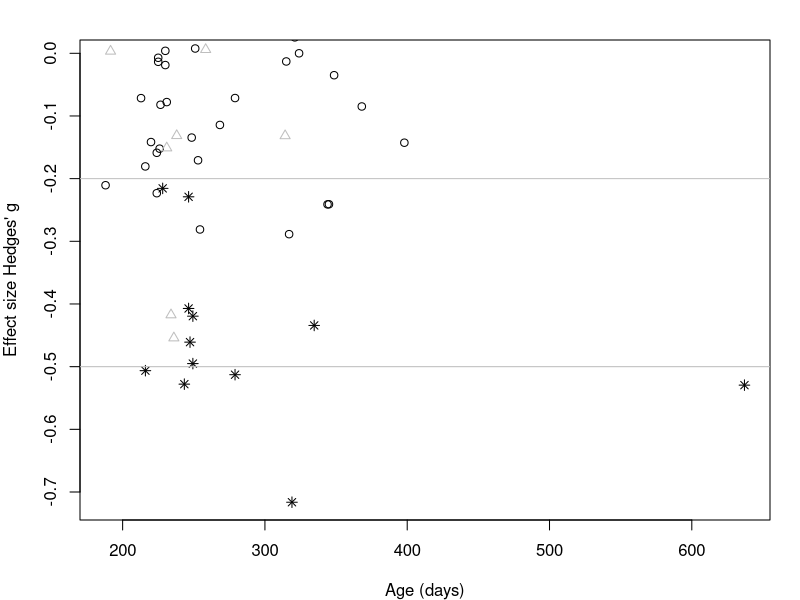
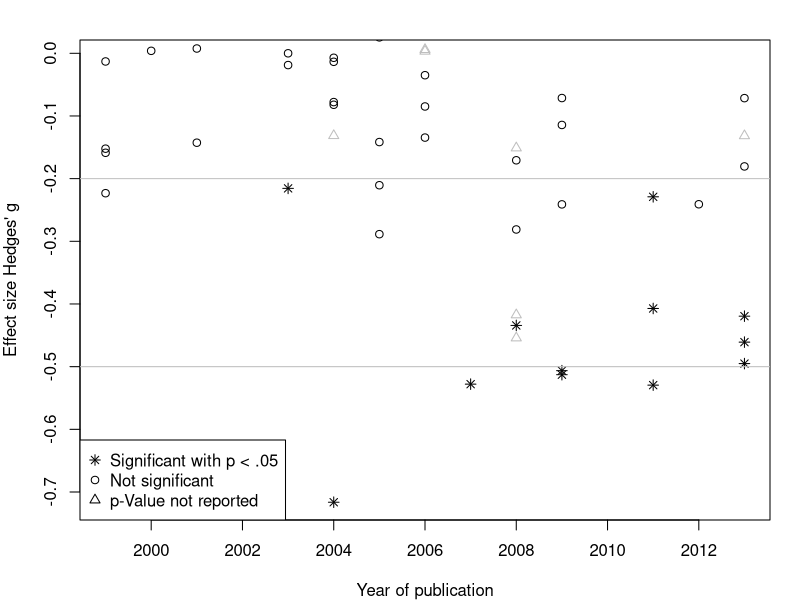

Recreate these plots in R, in order. (Note: this script raises an error after producing the figures.)
#### This script computes several measures of a bias in publishing novelty preferences
#### For further information and questions, see inworddb.acristia.org or mail to inwordb@gmail.com
#### Author: Christina Bergmann & Alejandrina Cristia
#### Date: 01.06.2015
#### Licensed under GPLv3

# Ensure that you set the working directory to where all your scripts and files are, possibly using setwd("Your local directory")

# Read in the database and remove missing entries
read.csv("InWordDBnoOutnoRM_ESg.csv",header=T)->db.noOutnoRM
db.noOutnoRM <- db.noOutnoRM[!is.na(db.noOutnoRM$ESg),]

# Make sure this package is installed
library(metafor)


####################################################################################
#### Publication Bias: Relative frequency of novelty preferences over the years ####
####################################################################################

### Novelty preferences (ESg below -.1 to ensure a small to moderate effect), divided by reported as significant and not reported as significant
### Note: Increase significant when calculating for ALL and only for those with p<.05.
### But there are only very few samples! Even if the same number of twice the number was held back, we would not have a negative ES. 

# not the most elegant solution, but it works
percent_novel <- 0
percent_novel_sig <- 0
percent_novel_nonsig <-0

# Compute the percentage per *publication* year in the database
x <-1
for (i in levels(factor(db.noOutnoRM$JnlYear))) {
  percent_novel[x]<-(length(which(db.noOutnoRM$JnlYear==i & db.noOutnoRM$ESg <= -.1)))*100/(length(which(db.noOutnoRM$JnlYear==i)))
  percent_novel_sig[x]<-(length(which(db.noOutnoRM$JnlYear==i & db.noOutnoRM$ESg <= -.1 & (db.noOutnoRM$p_val_reported <=0.05))))*100/(length(which(db.noOutnoRM$JnlYear==i)))
  percent_novel_nonsig[x]<-(length(which(db.noOutnoRM$JnlYear==i & db.noOutnoRM$ESg <= -.1& (db.noOutnoRM$p_val_reported >=0.05))))*100/(length(which(db.noOutnoRM$JnlYear==i)))
  x=x+1}


# Statistical testing:
cor.test(percent_novel,as.numeric(levels(factor(db.noOutnoRM$JnlYear))), method = "spearman")


# Plot everything to obtain an idea of the 
pdf("Additional_figure_Novelty_preferences_vs_age.pdf",width=7,height=5)
par(mar=c(4,4,2,1.5))
plot(ESg[ESg<0]~meanAge[ESg<0],xlab="Age (days)",ylab="Effect size Hedges' g",type="n", data=db.noOutnoRM)
points(ESg~meanAge, subset = c(p_estim <0.05), pch = 8, data=db.noOutnoRM)
points(ESg~meanAge, subset = c(is.na(p_estim) & p_val_reported <0.05), pch = 8, data=db.noOutnoRM)
points(ESg~meanAge, subset = c(p_estim >0.05), pch = 1, data=db.noOutnoRM)
points(ESg~meanAge, subset = c(is.na(p_estim) & p_val_reported >0.05), pch = 1, data=db.noOutnoRM)
points(ESg~meanAge, subset = c(is.na(p_estim) & is.na(p_val_reported)), pch = 2, col = "gray", data=db.noOutnoRM)

lines(c(0,800),c(-.2, -.2),col="gray")
lines(c(0,800),c(-.5, -.5),col="gray")

#legend("bottomright", c("Significant with p < .05", "Not significant", "p-Value not reported"), pch=c(8, 1, 2))
dev.off()


pdf("Additional_figure_Novelty_preferences_vs_year.pdf",width=7,height=5)
par(mar=c(4,4,2,1.5))
plot(ESg[ESg<0]~JnlYear[ESg<0],xlab="Year of publication",ylab="Effect size Hedges' g",type="n", data=db.noOutnoRM)
points(ESg~JnlYear, subset = c(p_estim <0.05), pch = 8, data=db.noOutnoRM)
points(ESg~JnlYear, subset = c(is.na(p_estim) & p_val_reported <0.05), pch = 8, data=db.noOutnoRM)
points(ESg~JnlYear, subset = c(p_estim >0.05), pch = 1, data=db.noOutnoRM)
points(ESg~JnlYear, subset = c(is.na(p_estim) & p_val_reported >0.05), pch = 1, data=db.noOutnoRM)
points(ESg~JnlYear, subset = c(is.na(p_estim) & is.na(p_val_reported)), pch = 2, col = "gray", data=db.noOutnoRM)

lines(c(1998, 2014),c(-.2, -.2),col="gray")
lines(c(1998, 2014),c(-.5, -.5),col="gray")

legend("bottomleft", c("Significant with p < .05", "Not significant", "p-Value not reported"), pch=c(8, 1, 2))
dev.off()



####################################
#### Publication Bias: P-curving ###
####################################

#To use p-curve app at p-curve.com:
db.noOutnoRM$exact.t[!is.na(db.noOutnoRM$exact.t)] ->ts
db.noOutnoRM$Included[!is.na(db.noOutnoRM$exact.t)] ->dfs
for (it in seq(length(ts))){print(paste("t(", dfs[it], ") = ", ts[it]))}

#copy into excel, remove " and [1] and then copy to app.

# To separately p-curve positive and negative, simply adjust the directon of the comparison to 0
db.noOutnoRM$exact.t[!is.na(db.noOutnoRM$exact.t) & db.noOutnoRM$exact.t <0] ->ts
db.noOutnoRM$Included[!is.na(db.noOutnoRM$exact.t) & db.noOutnoRM$exact.t <0] ->dfs
for (it in seq(length(ts))){print(paste("t(", dfs[it], ") = ", ts[it]))}


#########################################################################################################################
#### Publication Bias: Simulate the number of unpublished effects necessary to observe a switch for older age groups ####
#########################################################################################################################

##### Magic numbers for the simulation

# Set random seed to reproduce effect
set.seed(111)
# Sample 1000 times, adjust it if you want to sample more or less.
number_of_iterations = 1000
# Age in months that is the lower bound of the sample (from which age on would a switch to novelty be expected)
MinAge = 12

##### Initialize everything
subset(db.noOutnoRM, meanAge>(MinAge*30.42))->db_simulation
db_simulation<-db_simulation[,c("ESg","ESg.SE")]
rma(ESg, sei=ESg.SE, data=db_simulation, weighted=TRUE)-> baseline
estimate=as.numeric(baseline[1])
pval=as.numeric(baseline[4])
originalN=dim(db_simulation)[1]

# Starting point: the data in the database
print(paste("We start with",dim(db_simulation)[1], "observations,",sum(db_simulation$ESg< 0, na.rm=T),"of which were negative, with a median ESg",estimate,"p=",pval))


# Initialize variables to record the outcomes
estimates = c()
pvals = c()
nobservations = c()
nnegESgs = c()


estimates_0 = c()
pvals_0 = c()
nobservations_0 = c()
nnegESg_0 = c()

for(iterations in seq(number_of_iterations)){
  
  #Initialize the simulated data
  fakedata<-db_simulation
  
  #First estimate how many additional observations are necessary to reach a null result, indicating the transition from familiarity to novelty.
  while(sign(estimate)* pval< .05) {
    #step 1: repeat an observation selected randomly 
    fakedata<-rbind(fakedata,fakedata[sample(1:originalN, 1),])
    
    #step 2: flip the sign of that observation
    fakedata[dim(fakedata)[1],"ESg"] <- fakedata[dim(fakedata)[1],"ESg"]*(-1)
    #step 3: calculate the key parameters
    rma(ESg, sei=ESg.SE, data=fakedata, weighted=TRUE)-> fit
    estimate = as.numeric(fit[1])
    pval = as.numeric(fit[4])
  }
  
  # Append results of this simulation to the dummy variables
  estimates_0 = c(estimates, estimate)
  pvals_0 = c(pvals_0, pval)
  nobservations_0 = c(nobservations_0, dim(fakedata)[1]-dim(db)[1])
  nnegESg_0 = c(nnegESg_0, sum(fakedata$ESg<0, na.rm=T)-sum(db$ESg<0, na.rm=T))
  
  
  # Now estimate how many observations lead to an overall novelty preference in infants above the cutoff age.
  while(pval > .05) {
    #step 1: repeat an observation selected randomly 
    fakedata<-rbind(fakedata,fakedata[sample(1:originalN, 1),])
    
    #step 2: flip the sign of that observation
    fakedata[dim(fakedata)[1],"ESg"] <- fakedata[dim(fakedata)[1],"ESg"]*(-1)
    #step 3: calculate the key parameters
    rma(ESg, sei=ESg.SE, data=fakedata, weighted=TRUE)-> fit
    estimate=as.numeric(fit[1])
    pval=as.numeric(fit[4])
  }
  
  # record the outcome
  numbernegative = sum(fakedata$ESg<0, na.rm=T)
  
  nobservations = c(nobservations, dim(fakedata)[1]-dim(db_simulation)[1])
  nnegESgs = c(nnegESgs, numbernegative)
  estimates = c(estimates, estimate)
  pvals = c(pvals, pval)
  
  
  
}

#Report the mean outcome
print(paste("We have had to add",mean(nobservations), "(SD =", sd(nobservations),  ") observations,",mean(nnegESgs), "(SD =", sd(nnegESgs),  ") of which were negative, to get a significant negative median effect size, yielding the median ESg = ",median(estimates),", p =",mean(pvals)))





############################################################################################################
#### Supplementary analysis: Are there more novelty preferences for studies familiarizing with passages? ###
############################################################################################################


#Create binary variable coding whether there was a novelty preference or not.
db.noOutnoRM$nov<-ifelse(db.noOutnoRM$ESg<0,1,0)

#Tabulate the result
table(db.noOutnoRM$nov,db.noOutnoRM$Words2Passage)

# Statistical testing
summary(table(db.noOutnoRM$nov,db.noOutnoRM$Words2Passage))
